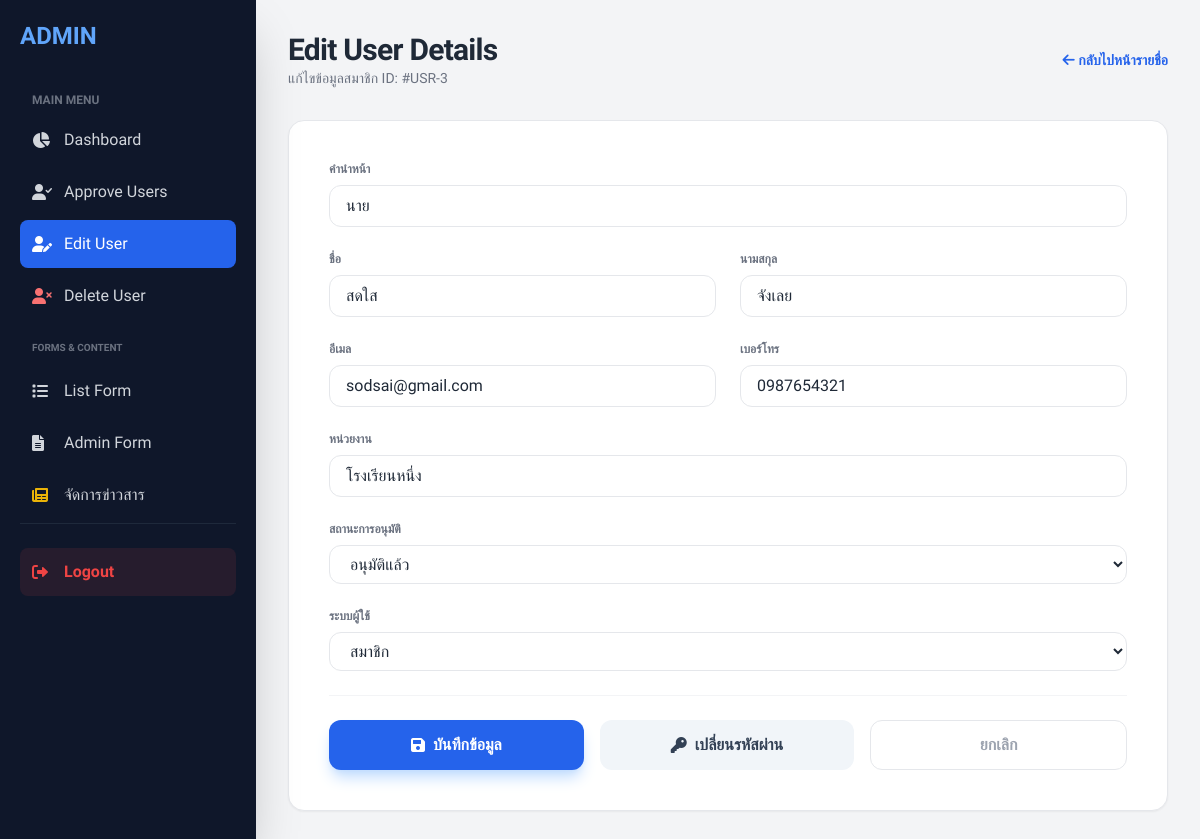
/edit_user_form.php?user_id=3 (signed in), run on the app's committed database.
### tables this page shows
CREATE TABLE `users` (
  `user_id` int NOT NULL,
  `prename` varchar(50) NOT NULL,
  `firstname` varchar(100) NOT NULL,
  `lastname` varchar(100) NOT NULL,
  `agency` varchar(255) NOT NULL,
  `email` varchar(255) NOT NULL,
  `phone` varchar(20) NOT NULL,
  `password` varchar(255) NOT NULL,
  `role` varchar(255) NOT NULL,
  `approve` varchar(255) NOT NULL,
  `created_at` timestamp NULL DEFAULT CURRENT_TIMESTAMP,
  `is_active` tinyint(1) NOT NULL DEFAULT '1'
);

### src/edit_user_form.php (the view, shortened to what this page needs)
<?php
require_once 'config.php';
if (isset($_GET['user_id'])) {
    $user_id = $_GET['user_id'];
    $sql = "SELECT user_id, prename, firstname, lastname, email, agency, phone, approve, role FROM users WHERE user_id = ?";
    $stmt = $conn->prepare($sql);
    $stmt->bind_param('i', $user_id);
    $stmt->execute();
    $result = $stmt->get_result();
    if ($result->num_rows > 0) {
        $user = $result->fetch_assoc();
    } else {
        echo '<script>alert("ไม่พบข้อมูลผู้ใช้นี้"); window.location.href="edit_users.php";</script>';
        exit();
    }
} else {
    header("Location: edit_users.php");
    exit();
}
?>
<!DOCTYPE html>
<html lang="en">
<head>
    <script src="https://cdn.tailwindcss.com"></script>
    <link rel="stylesheet" href="https://cdnjs.cloudflare.com/ajax/libs/font-awesome/6.0.0/css/all.min.css">
</head>
<body class="bg-gray-100 text-gray-800 antialiased">
    <div class="flex min-h-screen">
        <aside id="sidebar" class="fixed inset-y-0 left-0 w-64 bg-slate-900 text-white p-5 flex flex-col shadow-2xl transform -translate-x-full lg:translate-x-0 transition-transform duration-300 ease-in-out z-50">
            <div class="flex justify-between items-center mb-10">
                <h1 class="text-2xl font-extrabold text-blue-400 w-full text-center lg:text-left">ADMIN</h1>
            </div>
            <nav class="flex-1 space-y-1 overflow-y-auto">
                <p class="text-xs text-gray-500 uppercase font-bold mb-2 px-3">Main Menu</p>
                <a href="admin_dashboard.php" class="flex items-center space-x-3 hover:bg-slate-800 p-3 rounded-lg transition text-gray-300 hover:text-white font-light">
                    <i class="fas fa-chart-pie w-5"></i> <span>Dashboard</span>
                </a>
                <a href="approve_users.php" class="flex items-center space-x-3 hover:bg-slate-800 p-3 rounded-lg transition text-gray-300 hover:text-white font-light">
                    <i class="fas fa-user-check w-5"></i> <span>Approve Users</span>
                </a>
                <a href="edit_users.php" class="flex items-center space-x-3 bg-blue-600 p-3 rounded-lg transition text-white">
                    <i class="fas fa-user-edit w-5"></i> <span>Edit User</span>
                </a>
                <a href="delete_user.php" class="flex items-center space-x-3 hover:bg-slate-800 p-3 rounded-lg transition text-gray-300 hover:text-white font-light">
                    <i class="fas fa-user-times w-5 text-red-400"></i> <span>Delete User</span>
                </a>
                <div class="pt-4 pb-2 px-3 uppercase text-[10px] font-bold text-gray-500">Forms & Content</div>
                <a href="list_form.php" class="flex items-center space-x-3 hover:bg-slate-800 p-3 rounded-lg transition text-gray-300 hover:text-white font-light">
                    <i class="fas fa-list w-5"></i> <span>List Form</span>
                </a>
                <a href="admin_form.php" class="flex items-center space-x-3 hover:bg-slate-800 p-3 rounded-lg transition text-gray-300 hover:text-white font-light">
                    <i class="fas fa-file-alt w-5"></i> <span>Admin Form</span>
                </a>
                <a href="news.php" class="flex items-center space-x-3 hover:bg-slate-800 p-3 rounded-lg transition text-gray-300 hover:text-white font-light">
                    <i class="fas fa-newspaper w-5 text-yellow-500"></i> <span>จัดการข่าวสาร</span>
                </a>
                <div class="pt-6 mt-6 border-t border-slate-800">
                    <a href="logout.php" class="flex items-center space-x-3 bg-red-500/10 text-red-500 p-3 rounded-lg hover:bg-red-500 hover:text-white transition group">
                        <i class="fas fa-sign-out-alt w-5 group-hover:translate-x-1 transition-transform"></i>
                        <span class="font-bold">Logout</span>
                    </a>
                </div>
            </nav>
        </aside>
        <main class="flex-1 p-4 md:p-8 lg:ml-64 transition-all">
            <div class="max-w-4xl mx-auto">
                <div class="mb-8 flex justify-between items-center">
                    <div>
                        <h2 class="text-2xl md:text-3xl font-extrabold text-gray-800 tracking-tight">Edit User Details</h2>
                        <p class="text-gray-500 text-sm">แก้ไขข้อมูลสมาชิก ID: #USR-<?= $user['user_id'] ?></p>
                    </div>
                    <a href="edit_users.php" class="text-blue-600 hover:text-blue-800 text-sm font-bold">
                        <i class="fas fa-arrow-left"></i> กลับไปหน้ารายชื่อ
                    </a>
                </div>
                <div class="bg-white rounded-2xl shadow-sm border border-gray-200 overflow-hidden">
                    <form id="editUserForm" method="POST" action="" class="p-6 md:p-10 space-y-6">
                        <div class="grid grid-cols-1 md:grid-cols-2 gap-6">
                            <div class="md:col-span-2">
                                <label class="block text-xs font-bold text-gray-500 uppercase mb-2">คำนำหน้า</label>
                                <input type="text" name="prename" value="<?= htmlspecialchars($user['prename']); ?>" required
                                    class="w-full px-4 py-2 border border-gray-200 rounded-xl focus:ring-2 focus:ring-blue-500 focus:border-blue-500 transition outline-none">
                            </div>
                            <div>
                                <label class="block text-xs font-bold text-gray-500 uppercase mb-2">ชื่อ</label>
                                <input type="text" name="firstname" value="<?= htmlspecialchars($user['firstname']); ?>" required
                                    class="w-full px-4 py-2 border border-gray-200 rounded-xl focus:ring-2 focus:ring-blue-500 outline-none">
                            </div>
                            <div>
                                <label class="block text-xs font-bold text-gray-500 uppercase mb-2">นามสกุล</label>
                                <input type="text" name="lastname" value="<?= htmlspecialchars($user['lastname']); ?>" required
                                    class="w-full px-4 py-2 border border-gray-200 rounded-xl focus:ring-2 focus:ring-blue-500 outline-none">
                            </div>
                            <div>
                                <label class="block text-xs font-bold text-gray-500 uppercase mb-2">อีเมล</label>
                                <input type="email" name="email" value="<?= htmlspecialchars($user['email']); ?>" required
                                    class="w-full px-4 py-2 border border-gray-200 rounded-xl focus:ring-2 focus:ring-blue-500 outline-none">
                            </div>
                            <div>
                                <label class="block text-xs font-bold text-gray-500 uppercase mb-2">เบอร์โทร</label>
                                <input type="text" name="phone" value="<?= htmlspecialchars($user['phone']); ?>" required
                                    class="w-full px-4 py-2 border border-gray-200 rounded-xl focus:ring-2 focus:ring-blue-500 outline-none">
                            </div>
                            <div class="md:col-span-2">
                                <label class="block text-xs font-bold text-gray-500 uppercase mb-2">หน่วยงาน</label>
                                <input type="text" name="agency" value="<?= htmlspecialchars($user['agency']); ?>" required
                                    class="w-full px-4 py-2 border border-gray-200 rounded-xl focus:ring-2 focus:ring-blue-500 outline-none">
                            </div>
                            <div class="md:col-span-2">
                                <label class="block text-xs font-bold text-gray-500 uppercase mb-2">สถานะการอนุมัติ</label>
                                <select name="approve" class="w-full px-4 py-2 border border-gray-200 rounded-xl focus:ring-2 focus:ring-blue-500 outline-none bg-white cursor-pointer">
                                    <option value="อนุมัติแล้ว" <?= ($user['approve'] == 'อนุมัติแล้ว') ? 'selected' : ''; ?>>อนุมัติแล้ว</option>
                                </select>
                            </div>
                            <div class="md:col-span-2">
                                <label class="block text-xs font-bold text-gray-500 uppercase mb-2">ระบบผู้ใช้</label>
                                <select name="role" class="w-full px-4 py-2 border border-gray-200 rounded-xl focus:ring-2 focus:ring-blue-500 outline-none bg-white cursor-pointer">
                                    <option value="member" <?= ($user['role'] == 'member') ? 'selected' : ''; ?>>สมาชิก</option>
                                </select>
                            </div>
                        </div>
                        <div class="pt-6 border-t border-gray-100 flex flex-col md:flex-row gap-4">
                            <button type="button" onclick="confirmSave()" class="flex-1 bg-blue-600 text-white px-6 py-3 rounded-xl font-bold hover:bg-blue-700 transition shadow-lg shadow-blue-200 flex items-center justify-center gap-2">
                                <i class="fas fa-save"></i> บันทึกข้อมูล
                            </button>
                            <a href="reset_password_admin.php?user_id=<?= $user_id; ?>" class="flex-1 bg-slate-100 text-slate-700 px-6 py-3 rounded-xl font-bold hover:bg-slate-200 transition flex items-center justify-center gap-2">
                                <i class="fas fa-key"></i> เปลี่ยนรหัสผ่าน
                            <a href="edit_users.php" class="flex-1 bg-white text-gray-400 px-6 py-3 rounded-xl font-bold hover:text-gray-600 border border-gray-200 transition text-center flex items-center justify-center">
                                ยกเลิก
                            </a>
                        </div>
                    </form>
                </div>
            </div>
        </main>
    </div>
</body>
</html>

### src/edit_user_form.php (style rules this page uses)
body { font-family: 'Sarabun', sans-serif; }

### data on the page
users: user_id "3", prename "นาย", firstname "สดใส", lastname "จังเลย", email "sodsai@gmail.com", phone "0987654321", agency "โรงเรียนหนึ่ง", approve "อนุมัติแล้ว", role "สมาชิก"
